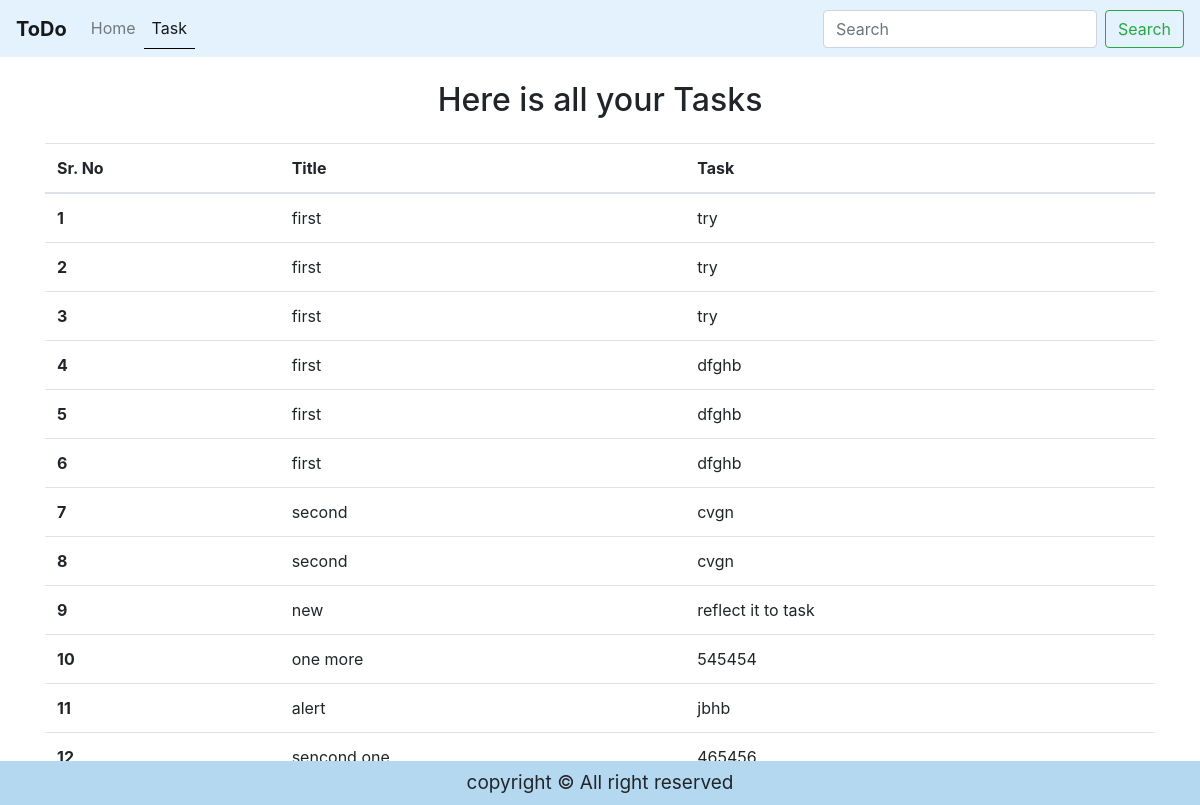
Page /task/ on the committed database.
### home/models.py (models this page shows, shortened)
class tasks(models.Model):
    title = models.CharField(max_length=30)
    desc = models.TextField()
    time = models.DateTimeField(auto_now_add=True)

### home/views.py (the view)
# urls.py: path('task/' , include('home.urls'))
def task(request):
    alltasks = tasks.objects.all()
    taskList = {'list': alltasks}
    return render(request, 'tasks.html', taskList)

### templates/tasks.html (shortened to what this page needs)
<!doctype html>
<html lang="en">
<head>
    <link rel="stylesheet" href="https://stackpath.bootstrapcdn.com/bootstrap/4.5.0/css/bootstrap.min.css"
>
</head>
<body>
<nav class="navbar  navbar-expand-lg  navbar-light" style="background-color: #e3f2fd;">
    <a class="navbar-brand font-weight-bold" href="#">ToDo</a>
    <div class="collapse navbar-collapse" id="navbarSupportedContent">
        <ul class="navbar-nav mr-auto">
            <li class="nav-item">
                <a class="nav-link" href="/">Home <span class="sr-only">(current)</span></a>
            </li>
            <li class="nav-item active">
                <a class="nav-link" href="/task/">Task</a>
            </li>
        </ul>
        <form class="form-inline my-2 my-lg-0">
            <input class="form-control mr-sm-2" type="search" placeholder="Search" aria-label="Search">
            <button class="btn btn-outline-success my-2 my-sm-0" type="submit">Search</button>
        </form>
    </div>
</nav>
<div class="container my-4 text-center">
    <h2>Here is all your Tasks</h2>
</div>
<div class="container my-4">
    <table class="table" id='tbl'>
        <thead>
        <tr>
            <th scope="col">Sr. No</th>
            <th scope="col">Title</th>
            <th scope="col">Task</th>
        </tr>
        </thead>
        <tbody>
        {% for l in list %}
            <tr>
                <th scope="row">{{ forloop.counter }}</th>
                <td>{{ l.title }}</td>
                <td>{{ l.desc }}</td>
            </tr>
        {% endfor %}
        </tbody>
    </table>
</div>
<footer class="my-0 py-0 fixed-bottom">
    <div class='text-center my-2'>
        copyright &copy; All right reserved
    </div>
</footer>
</body>
</html>

### templates/tasks.html (style rules this page uses)
.active { border-bottom: 1px solid black; }
footer { width: 100%; background-color: #b5d8f1; font-size: 19px; }

### rows in the picture
tasks: title "first", desc "try"
tasks: title "first", desc "try"
tasks: title "first", desc "try"
tasks: title "first", desc "dfghb"
tasks: title "first", desc "dfghb"
tasks: title "first", desc "dfghb"
tasks: title "second", desc "cvgn"
tasks: title "second", desc "cvgn"
tasks: title "new", desc "reflect it to task"
tasks: title "one more", desc "545454"
tasks: title "alert", desc "jbhb"
tasks: title "sencond one", desc "465456"
